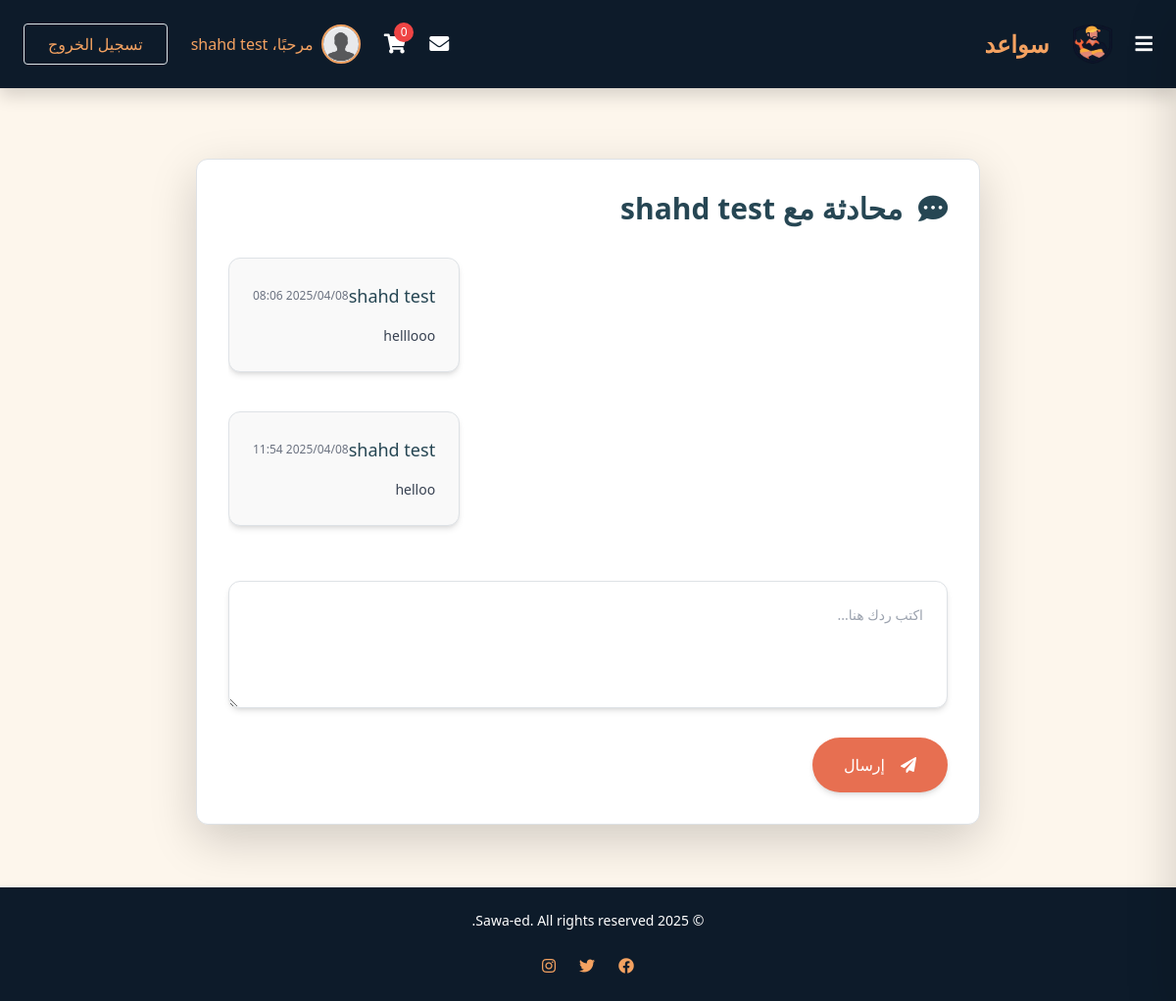
Before: /chat/5/ (signed in) with the older database file.
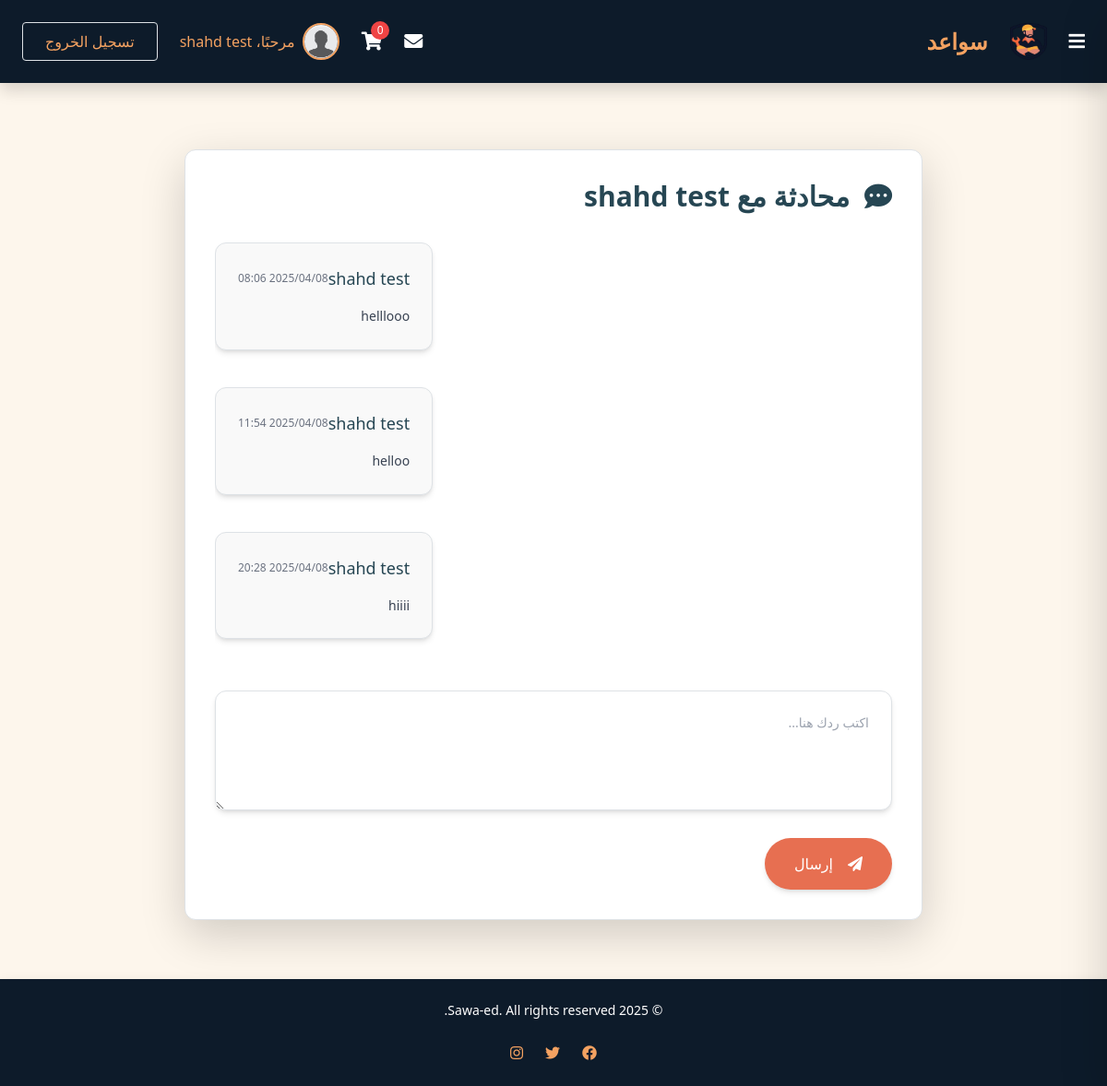
After: the same page with the newer database file.
### Sawaed_app/models.py (models this page shows, shortened)
class Message(models.Model):
    sender = models.ForeignKey(CustomUser, on_delete=models.CASCADE, related_name='sent_messages')
    receiver = models.ForeignKey(CustomUser, on_delete=models.CASCADE, related_name='received_messages')
    content = models.TextField()
    is_read = models.BooleanField(default=False)
    timestamp = models.DateTimeField(auto_now_add=True)
    reply_to = models.ForeignKey('self', null=True, blank=True, on_delete=models.CASCADE, related_name='replies')

class CustomUser(AbstractUser):
    class UserType(models.TextChoices):
        CLIENT = 'client', _('عميل')
        HANDYMAN = 'handyman', _('عامل يدوي') #the name in arabic will be edited later
    user_type = models.CharField(
        max_length=50,
        choices=UserType.choices,
        default=UserType.CLIENT
    )
    phone_regex = RegexValidator(
        regex=r'^\+?1?\d{9,15}$', #a validation on the phone number because its customed
        message="Phone number must be in the format: '+999999999'. Up to 15 digits allowed."
    )
    image = models.ImageField(upload_to='profile_pics/',default='default_profile.jpeg' ,null=True, blank=True)
    phone_number = models.CharField(validators=[phone_regex], max_length=15, unique=True, null=True, blank=True)
    email = models.EmailField(unique=True)
    bio = models.CharField(max_length=500, blank=True, null=True)
    experience = models.TextField(blank=True, null=True)
    field_of_expertise=models.TextField(blank=True, null=True)
    REQUIRED_FIELDS = ['email']
    USERNAME_FIELD = 'username'  # we could change it to email later in the project

### Sawaed_app/views.py (the view, shortened to what this page needs)
# urls.py: path('chat/<int:user_id>/', views.chat_detail, name='chat_detail'),
def chat_detail(request, user_id):
    other_user = get_object_or_404(CustomUser, id=user_id)
    messages = Message.objects.filter(
        (Q(sender=request.user) & Q(receiver=other_user)) |
        (Q(sender=other_user) & Q(receiver=request.user))
    ).order_by('timestamp')
    messages.filter(receiver=request.user, is_read=False).update(is_read=True)
    context = {
        'messages': messages,
        'other_user': other_user
    }
    return render(request, 'chat_detail.html', context)

### Sawaed_app/templates/chat_detail.html (shortened to what this page needs)
{% extends 'index.html' %}
{% block content %}
<div class="w-[800px] mx-auto mt-10 p-8 bg-white rounded-xl shadow-lg border border-gray-200">
        <h1 class="text-3xl font-semibold mb-8 text-[#264653] flex items-center gap-3">
        <i class="fas fa-comment-dots"></i> محادثة مع {{ other_user.username }}
    </h1>
    <div class="messages-list mb-8 space-y-4 overflow-y-auto max-h-[60vh]">
        {% for message in messages %}
            <div class="flex {% if message.sender == request.user %}justify-end{% else %}justify-start{% endif %}">
                <div class="message {% if message.sender == request.user %}sent{% else %}received{% endif %} p-6 mb-4 rounded-xl border {% if message.is_read %}bg-[#f9f9f9] text-[#264653]{% else %}bg-[#f1f5f9] text-[#5f6368]{% endif %} shadow-md hover:shadow-lg transition-all duration-300 max-w-[80%]">
                    <div class="flex justify-between items-center mb-3">
                        <p class="font-medium text-[#264653] text-lg">{{ message.sender.username }}</p>
                        <span class="text-xs text-gray-500">{{ message.timestamp|date:"Y/m/d H:i" }}</span>
                    </div>
                    <p class="text-gray-700 leading-relaxed text-sm">{{ message.content }}</p>
                </div>
            </div>
        {% empty %}
            <p class="text-gray-600 text-center">لا توجد رسائل في هذه المحادثة بعد.</p>
        {% endfor %}
    </div>
    <form id="message-form" method="POST" class="mt-8">
        <textarea name="content" id="content" rows="4" class="w-full p-6 border border-gray-300 rounded-xl focus:outline-none focus:ring-2 focus:ring-[#e76f51] shadow-md transition-all duration-200 text-sm" placeholder="اكتب ردك هنا..."></textarea>
        <button type="submit" class="bg-[#e76f51] text-white py-3 px-8 mt-4 rounded-full hover:bg-[#f7c6a3] transform transition-all duration-300 shadow-md flex items-center gap-3">
            <i class="fas fa-paper-plane"></i> إرسال
        </button>
    </form>
</div>
{% endblock %}

Changed rows visible on the page:
added Message: sender.username "shahd test", timestamp "2025/04/08 20:28", content "hiiii"
